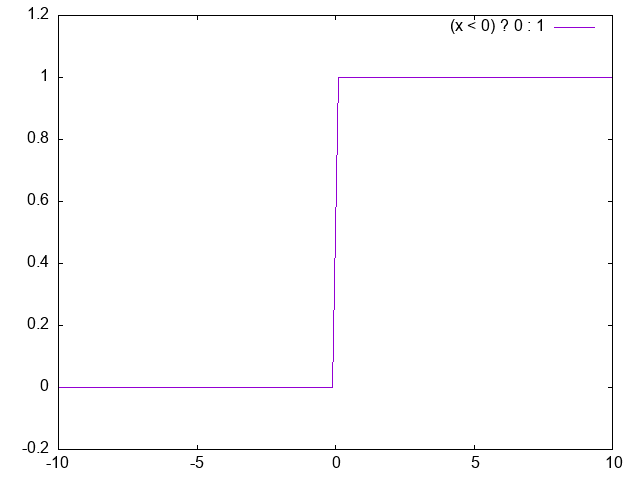

Generate this figure with gnuplot:
reset
set terminal png
set output "Heaviside.png"

set yrange [-0.2:1.2]
plot (x < 0) ? 0 : 1

set terminal qt
reset